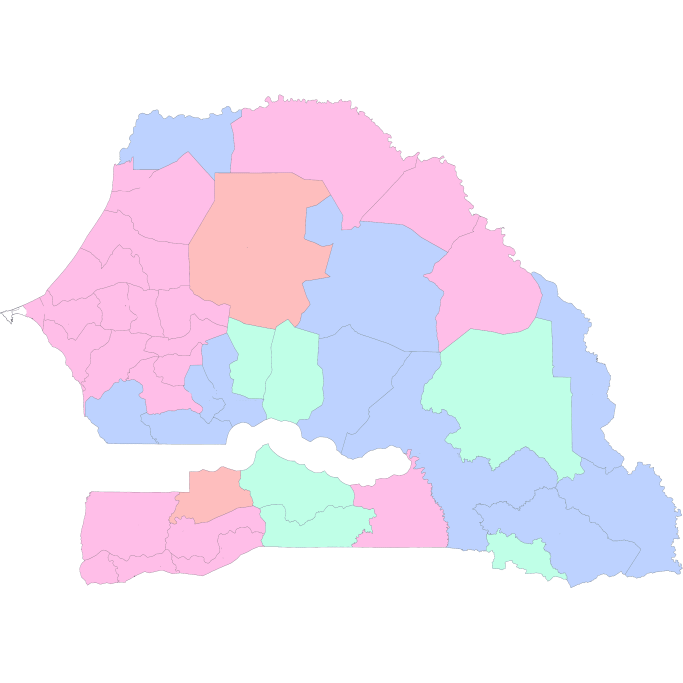
%> input picture mapsdigitized/maps/socialservices.png, 2048 x 2048 px (shown at 1/3 size)
$ octave --eval "mapReader1;"   (GNU Octave 9; MATLAB toolbox functions it lacks are replaced by stand-ins)
%> lines starting %> are read from the running program, lines starting %| are printed output that depends on the picture
function mapReader1


%Init
clc;
im = imread('maps/socialservices.png');
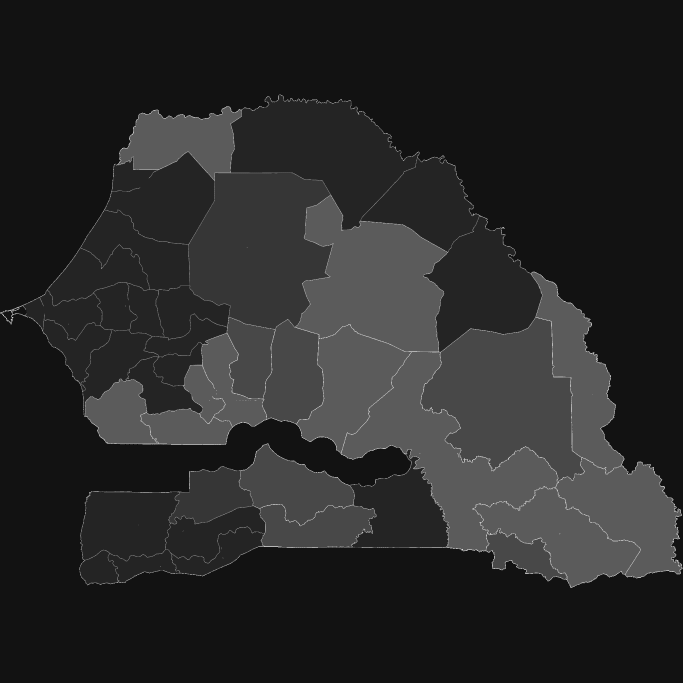
%> im: size 2048x2048 uint8 (shown at 1/3 size); min 0, max 14, mean 2.17; drawn with min black and max white
load('meta/districts.mat');


%Positions
xpos = linspace(-17.52999,-11.348894,2048);
ypos = linspace(12.307808,16.691532,2048);
ypos = flipdim(ypos,2);


%Meshgrid
[Xm,Ym] = meshgrid(1:2048,1:2048);
Xm = reshape(Xm,numel(Xm),1);
Ym = reshape(Ym,numel(Ym),1);


%Loop through districts
imagesc(im);
hold on;
colormap gray;
V = []
X = zeros(2048,2048);
for i=1:123

  %Get data
  loc = outlines(i).X;
  orig = loc;

  %Center and shrink
  meanval = mean(loc);
  loc(:,1) = loc(:,1) - meanval(1);
  loc(:,2) = loc(:,2) - meanval(2);
  loc = loc * 0.5;
  loc(:,1) = loc(:,1) + meanval(1);
  loc(:,2) = loc(:,2) + meanval(2);

  %Correct
  ind = loc2ind(loc);
  ind(:,2) = 1765 - ind(:,2);


  %Get values
  indexes = sub2ind(size(im),ind(:,2),ind(:,1));
  mval = mode(im(indexes));


  %Correct
  ind = loc2ind(orig);
  ind(:,2) = 1765 - ind(:,2);

  if (mval == 1)
    plot(ind(:,1),ind(:,2),'r');
  end
  if (mval == 2)
    plot(ind(:,1),ind(:,2),'b');
  end
  if (mval == 3)
    plot(ind(:,1),ind(:,2),'g');
  end
  if (mval == 4)
    plot(ind(:,1),ind(:,2),'c');
  end
  if (mval == 5)
    plot(ind(:,1),ind(:,2),'m');
  end
  V = [V ; i mval];
end
%> this loop made 123 passes
%> mval on passes 7 to 18: 1, 1, 2, 2, 2, 2, 2, 2, 2, 2, 2, 2
%> (mval, V) on passes 1 to 6: (1, [1 1]), (1, [1 1; 2 1]), (1, [1 1; 2 1; 3 1]), (1, [1 1; 2 1; 3 1; 4 1]), (1, [1 1; 2 1; 3 1; 4 1; 5 1]), (1, [1 1; 2 1; 3 1; 4 1; 5 1; 6 1])
%> after the loop, V = 123 rows, first 12: [1 1; 2 1; 3 1; 4 1; 5 1; 6 1; 7 1; 8 1; 9 2; 10 2; 11 2; 12 2]; ind = 534 rows, first 12: [1477 693; 1481 694; 1483 694; 1486 693; 1491 693; 1492 693; 1493 692; 1495 690; 1495 690; 1498 688; 1499 688; 1501 688]; loc = 534 rows, first 12: [-13.12 15.28; -13.11 15.28; -13.11 15.28; -13.11 15.28; -13.1 15.28; -13.1 15.28; -13.1 15.28; -13.09 15.28; -13.09 15.28; -13.09 15.29; -13.09 15.29; -13.08 15.29]

V
%> `mapReader1;`:
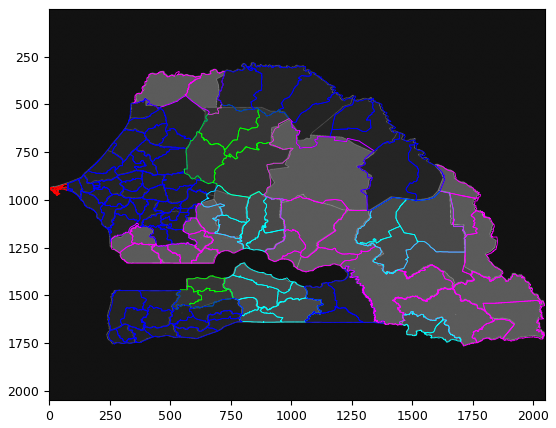
%> figure redrawn from the program's plot data


%------------------------------------------------------------
function ind = loc2ind(loc)

  ind = [];
  loc(:,1) = (loc(:,1) + 17.52999) * 0.1615;
  loc(:,2) = (loc(:,2) - 12.30780) * 0.165;
  ind = round(loc * 2048);
